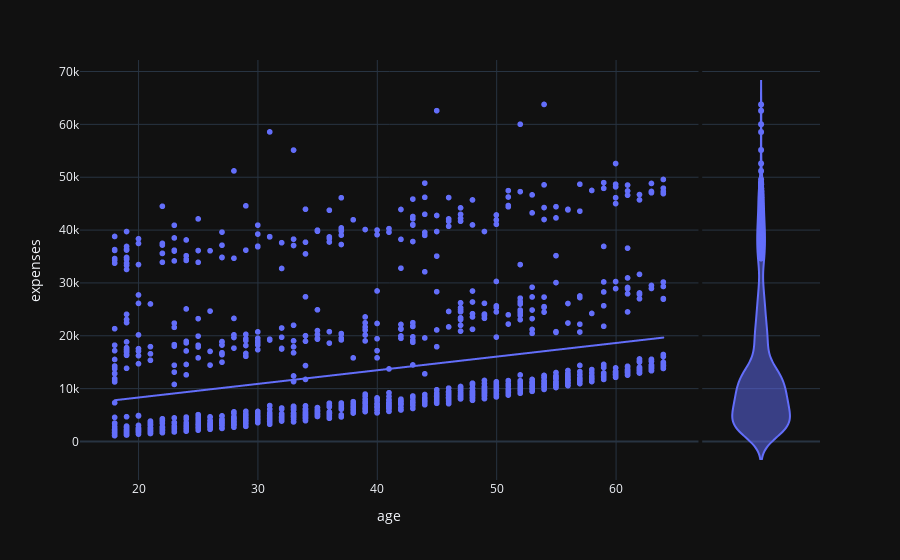

Notebook code cell kept with this figure:
### Code cell
px.scatter(data, y = 'expenses',
           x = 'age',
           marginal_y = 'violin',
           trendline = 'ols',template = 'plotly_dark')

### Figure 1 — Plotly figure (JSON) as saved in the notebook; plotly's stock layout.template omitted (floating-point values rounded to 4 significant figures; data arrays with more than 128 entries replaced by an {"elided": "..."} marker saying what was removed)
{"data": [{"hovertemplate": "age=%{x}<br>expenses=%{y}<extra></extra>", "legendgroup": "", "marker": {"color": "#636efa", "symbol": "circle"}, "mode": "markers", "name": "", "showlegend": false, "type": "scattergl", "x": {"elided": "1338 int values"}, "xaxis": "x", "y": {"elided": "1338 float values"}, "yaxis": "y"}, {"alignmentgroup": "True", "hovertemplate": "expenses=%{y}<extra></extra>", "legendgroup": "", "marker": {"color": "#636efa", "symbol": "circle"}, "name": "", "offsetgroup": "", "scalegroup": "y", "showlegend": false, "type": "violin", "xaxis": "x2", "y": {"elided": "1338 float values"}, "yaxis": "y2"}, {"hovertemplate": "<b>OLS trendline</b><br>expenses = 257.723 * age + 3165.89<br>R<sup>2</sup>=0.089406<br><br>age=%{x}<br>expenses=%{y} <b>(trend)</b><extra></extra>", "legendgroup": "", "marker": {"color": "#636efa", "symbol": "circle"}, "mode": "lines", "name": "", "showlegend": false, "type": "scattergl", "x": {"elided": "1338 int values"}, "xaxis": "x", "y": {"elided": "1338 float values"}, "yaxis": "y"}], "layout": {"legend": {"tracegroupgap": 0}, "margin": {"t": 60}, "xaxis": {"anchor": "y", "domain": [0, 0.8358], "title": {"text": "age"}}, "xaxis2": {"anchor": "y2", "domain": [0.8408, 1], "matches": "x2", "showgrid": false, "showline": false, "showticklabels": false, "ticks": ""}, "yaxis": {"anchor": "x", "domain": [0, 1], "title": {"text": "expenses"}}, "yaxis2": {"anchor": "x2", "domain": [0, 1], "matches": "y", "showgrid": true, "showticklabels": false}}}
